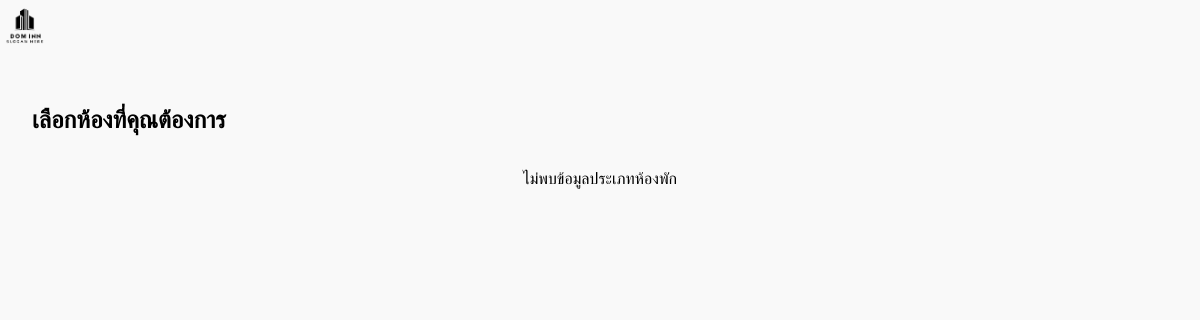
The app's page /PHP/type.php, older data.
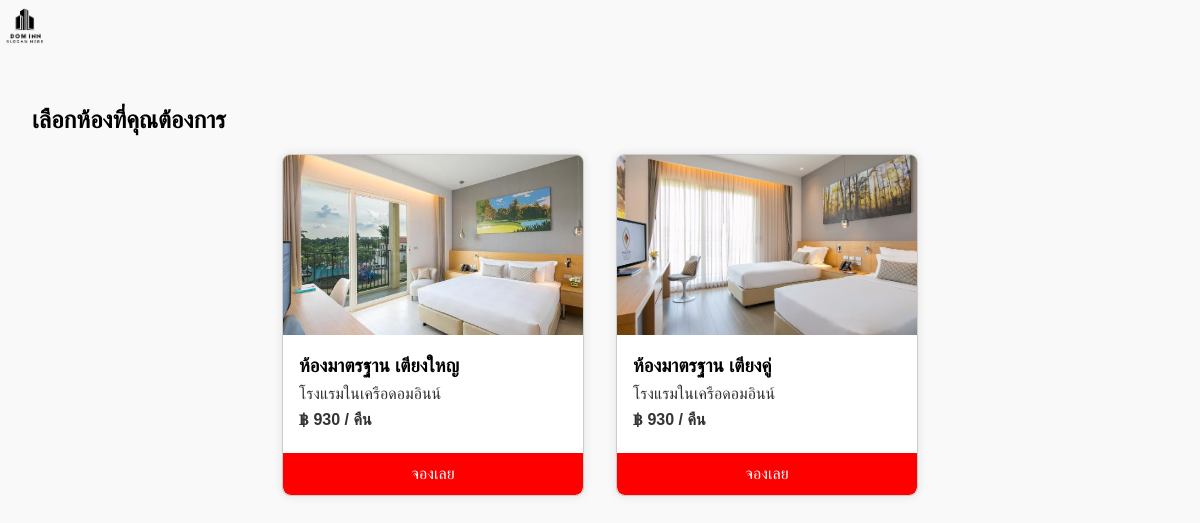
The same page, newer data.
### tables this page shows
CREATE TABLE `room_type` (
  `Room_type_Id` varchar(2) NOT NULL,
  `Room_type_name` varchar(20) DEFAULT NULL
);

### PHP/type.php (the view, shortened to what this page needs)
<?php
include 'db.php';
$conn->set_charset("utf8");
$sql = "SELECT room_type_id, Room_type_name FROM room_type ORDER BY room_type_id ASC";
$result = $conn->query($sql);
?>
<!DOCTYPE html>
<html lang="th">
<head>
  <link rel="stylesheet" href="../CSS/css/type.css" />
  <link rel="stylesheet" href="https://cdnjs.cloudflare.com/ajax/libs/font-awesome/6.0.0-beta3/css/all.min.css">
</head>
<body>
  <header>
    <section class="logo">
      <img src="../src/images/4.png" width="50" height="50" />
    </section>
  </header>
  <section class="room-listing">
    <h2>เลือกห้องที่คุณต้องการ</h2>
    <div class="room-grid">
      <?php
      if ($result && $result->num_rows > 0) {
          while($row = $result->fetch_assoc()) {
              $location = 'โรงแรมในเครือดอมอินน์';
              $price = 930;
              $image_path = '../src/images/' . $row['room_type_id'] . '.jpg';
              $link_url = 'hotel_rooms.php?id=' . $row['room_type_id'];
              echo '<div class="room-card">';
              echo '<img src="' . htmlspecialchars($image_path) . '" alt="' . htmlspecialchars($row['Room_type_name']) . '">';
              echo '<div class="info">';
              echo '<h3>' . htmlspecialchars($row['Room_type_name']) . '</h3>';
              echo '<p>' . htmlspecialchars($location) . '</p>';
              echo '<p class="price">฿ ' . number_format($price) . ' / คืน</p>';
              echo '</div>';
              echo '<a href="' . htmlspecialchars($link_url) . '" class="btn-book">จองเลย</a>';
              echo '</div>';
          }
      } else {
          echo "<p>ไม่พบข้อมูลประเภทห้องพัก</p>";
      }
      ?>
    </div>
  </section>
</body>
</html>

Row changes from the older to the newer data that the page shows:
added room_type: shows a picture, Room_type_name "ห้องมาตรฐาน เตียงใหญ", location "โรงแรมในเครือดอมอินน์", price "930"
added room_type: shows a picture, Room_type_name "ห้องมาตรฐาน เตียงคู่", location "โรงแรมในเครือดอมอินน์", price "930"
Text that changed along with them:
text no longer shown: "ไม่พบข้อมูลประเภทห้องพัก"
